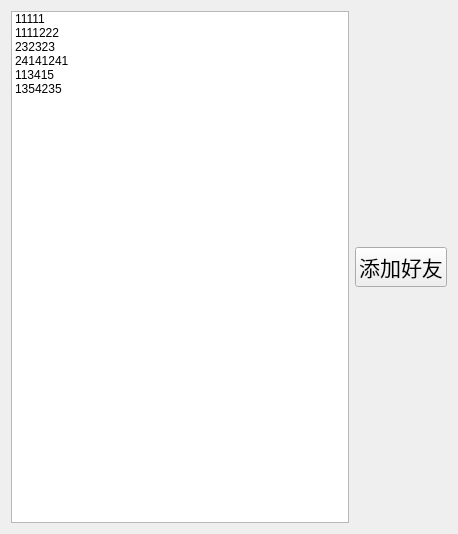
<?xml version="1.0" encoding="UTF-8"?>
<ui version="4.0">
 <class>online</class>
 <widget class="QWidget" name="online">
  <property name="geometry">
   <rect>
    <x>0</x>
    <y>0</y>
    <width>458</width>
    <height>534</height>
   </rect>
  </property>
  <property name="windowTitle">
   <string>Form</string>
  </property>
  <layout class="QHBoxLayout" name="horizontalLayout_2">
   <item>
    <layout class="QHBoxLayout" name="horizontalLayout">
     <item>
      <widget class="QListWidget" name="onlinefri">
       <item>
        <property name="text">
         <string>11111</string>
        </property>
       </item>
       <item>
        <property name="text">
         <string>1111222</string>
        </property>
       </item>
       <item>
        <property name="text">
         <string>232323</string>
        </property>
       </item>
       <item>
        <property name="text">
         <string>24141241</string>
        </property>
       </item>
       <item>
        <property name="text">
         <string>113415</string>
        </property>
       </item>
       <item>
        <property name="text">
         <string>1354235</string>
        </property>
       </item>
      </widget>
     </item>
     <item>
      <layout class="QVBoxLayout" name="verticalLayout">
       <item>
        <spacer name="verticalSpacer">
         <property name="orientation">
          <enum>Qt::Vertical</enum>
         </property>
         <property name="sizeHint" stdset="0">
          <size>
           <width>20</width>
           <height>40</height>
          </size>
         </property>
        </spacer>
       </item>
       <item>
        <widget class="QPushButton" name="pushButton">
         <property name="font">
          <font>
           <pointsize>16</pointsize>
          </font>
         </property>
         <property name="text">
          <string>添加好友</string>
         </property>
        </widget>
       </item>
       <item>
        <spacer name="verticalSpacer_2">
         <property name="orientation">
          <enum>Qt::Vertical</enum>
         </property>
         <property name="sizeHint" stdset="0">
          <size>
           <width>20</width>
           <height>40</height>
          </size>
         </property>
        </spacer>
       </item>
      </layout>
     </item>
    </layout>
   </item>
  </layout>
 </widget>
 <resources/>
 <connections/>
</ui>
